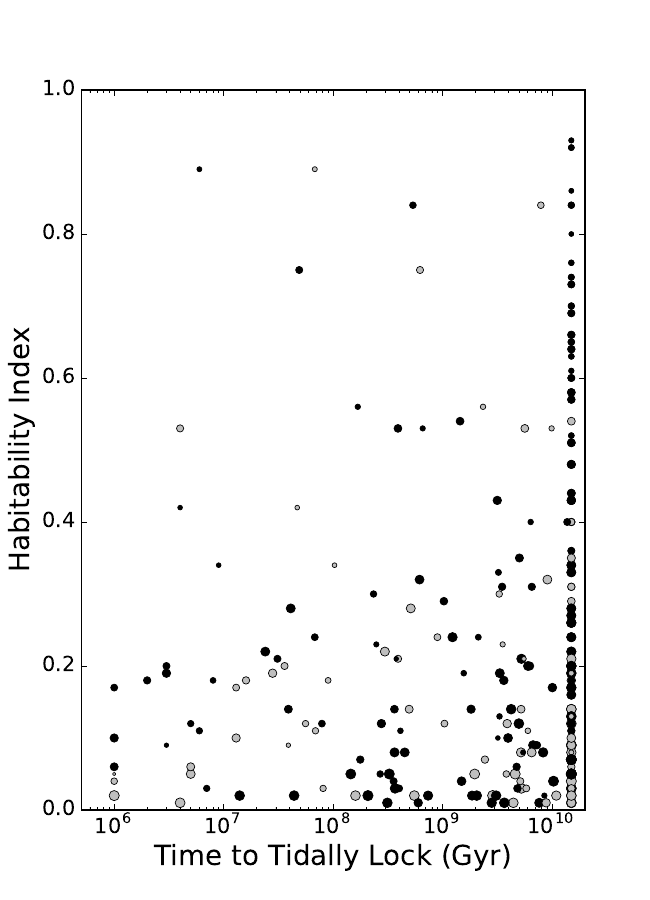

Reproduce this figure in Python.
# HITELOCK.PY
#
# This file creates Fig. 5 in the manuscript. This file expects that the 
# sortkoi.pl script has already been run. To run:
#
# > python hitelock.py
#
import numpy as np
import string as str
import matplotlib.pyplot as plt
import matplotlib.lines as lines
import subprocess as subp

FontSize=18
PanelSize = [2,10]
FigSize = [2,3]

sFile='kepler.tlock.dat'
fFile= open(sFile,'r')

# Get number of lines
lineWC = subp.check_output(['wc',sFile])
wordsWC = lineWC.split()
# print wordsWC[0]+" "+wordsWC[1]
nlines=int(wordsWC[0])

# Read infile
name = ['' for i in range(nlines)]
strad = [0 for i in range(nlines)]
stmass = [0 for i in range(nlines)]
per = [0 for i in range(nlines)]
plrad = [0 for i in range(nlines)]
plmass = [0 for i in range(nlines)]
semi = [0 for i in range(nlines)]
hite = [0 for i in range(nlines)]
cplshort = [0 for i in range(nlines)]
cplearth = [0 for i in range(nlines)]
cpllong = [0 for i in range(nlines)]
ctlshort = [0 for i in range(nlines)]
ctlearth = [0 for i in range(nlines)]
ctllong = [0 for i in range(nlines)]

# Read in Data
for i in range(nlines):
    #print i
    line=fFile.readline().split()
    name[i] = line[0]
    strad[i] = float(line[1])
    stmass[i] = float(line[2])
    per[i] = float(line[3])
    plrad[i] = float(line[4])
    plmass[i] = float(line[5])
    semi[i] = float(line[6])
    hite[i] = float(line[7])
    cplshort[i] = float(line[8])*1e9
    cplearth[i] = float(line[9])*1e9
    cpllong[i] = float(line[10])*1e9
    ctlshort[i] = float(line[11])*1e9
    ctlearth[i] = float(line[12])*1e9
    ctllong[i] = float(line[13])*1e9

plt.figure(figsize=(6.5,9), dpi=200)

plt.xlim(5e5,2e10)
plt.ylim(0,1)
plt.tick_params(axis='both', labelsize=15)
plt.ylabel('Habitability Index', fontsize=20)
plt.xlabel('Time to Tidally Lock (Gyr)',fontsize=20)
plt.xscale('log')

for i in range(nlines):
    plt.plot(ctlearth[i],hite[i],'o',color='0.5',markersize=(3*plrad[i]))
    plt.plot(cplearth[i],hite[i],'ko',markersize=(3*plrad[i]))
    
plt.savefig('hitelock.eps')
